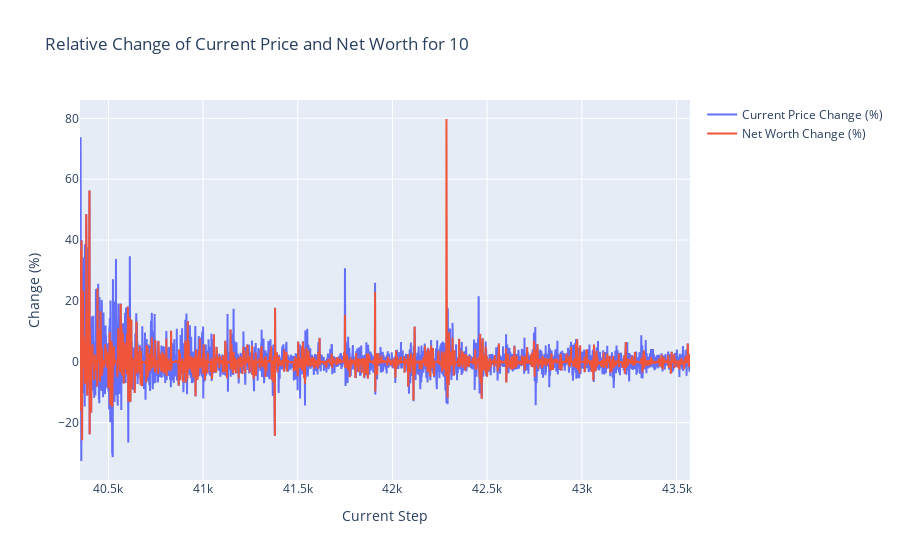

Notebook code for this chart:
### Code cell
plot_relative_change_by_token(df = train_hist_df, token = token)

### Figure 1 — Plotly figure (JSON) as saved in the notebook; plotly's stock layout.template omitted (floating-point values rounded to 4 significant figures; data arrays with more than 128 entries replaced by an {"elided": "..."} marker saying what was removed)
{"data": [{"mode": "lines", "name": "Current Price Change (%)", "type": "scatter", "x": {"elided": "3222 int values"}, "y": {"elided": "3222 float values"}}, {"mode": "lines", "name": "Net Worth Change (%)", "type": "scatter", "x": {"elided": "3222 int values"}, "y": {"elided": "3222 float values"}}], "layout": {"title": {"text": "Relative Change of Current Price and Net Worth for 10"}, "xaxis": {"title": {"text": "Current Step"}}, "yaxis": {"title": {"text": "Change (%)"}}}}
